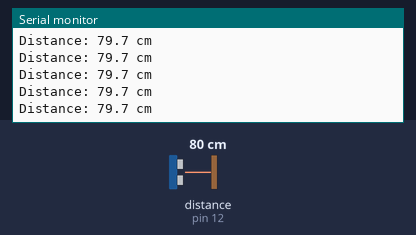
Bench run of a sketch on a simulated Arduino Uno, built with avr-gcc and run on an emulated ATmega328P. Shown: the last lines printed to the serial monitor. Wiring (inferred from the names in the program): ultrasonic range finder: trigger pin 11; echo pin 12. The test bench sets the inputs (shaded band); at power-on: distance to the obstacle (sensor on pin 12) 80 cm. The echo pulse lasts 58.3 µs per cm.

Above: at 1.2 s.
1.3 s: distance to the obstacle (sensor on pin 12) set to 18 cm
At 1.32 s:
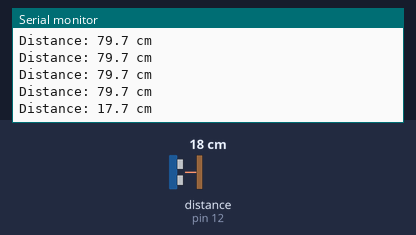
4.3 s: distance to the obstacle (sensor on pin 12) set to 9 cm
At 4.35 s:
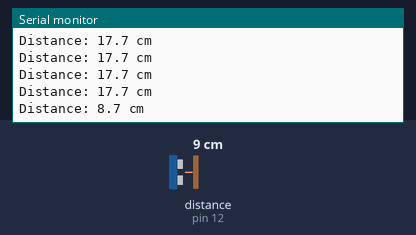
Timing chart, 0 to 7.3 s (numbered marks = the images above; inputs shaded):
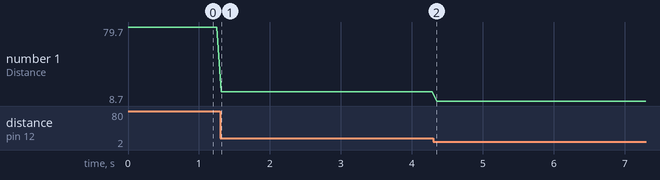

The sketch:

Ultrasonic_proximity_v1.ino
```cpp
// Define the sensor pins
const int trigPin = 11;
const int echoPin = 12;

void setup() {
  // Initialize serial communication at 9600 baud rate
  Serial.begin(9600);

  // Set the pin modes
  pinMode(trigPin, OUTPUT);
  pinMode(echoPin, INPUT);
}

void loop() {
  // 1. Ensure the trigger pin is clear/LOW
  digitalWrite(trigPin, LOW);
  delayMicroseconds(2);

  // 2. Send a 10-microsecond HIGH pulse to trigger the sensor
  digitalWrite(trigPin, HIGH);
  delayMicroseconds(10);
  digitalWrite(trigPin, LOW);

  // 3. Read the echo pin (returns the sound wave travel time in microseconds)
  long duration = pulseIn(echoPin, HIGH);

  // 4. Calculate the distance in centimeters
  // Speed of sound is approx. 0.0343 cm/microsecond
  // Divide by 2 to account for the sound wave traveling out and back
  float distance_cm = duration * 0.0343 / 2.0;

  // 5. Print the results to the Serial Monitor
  Serial.print("Distance: ");
  Serial.print(distance_cm, 1);
  Serial.println(" cm");

  // Wait 60 milliseconds before taking the next reading to prevent echo overlaps
  delay(60);
}
```

Measured:
- after the input at 1.3 s, the serial monitor: prints a new line at once (image 1)
- after the input at 4.3 s, the serial monitor: prints a new line after 0.05 s (image 2)
- plotted number 1: 79.7 → 17.7 after the input at 1.3 s, 17.7 → 8.7 after the input at 4.3 s
